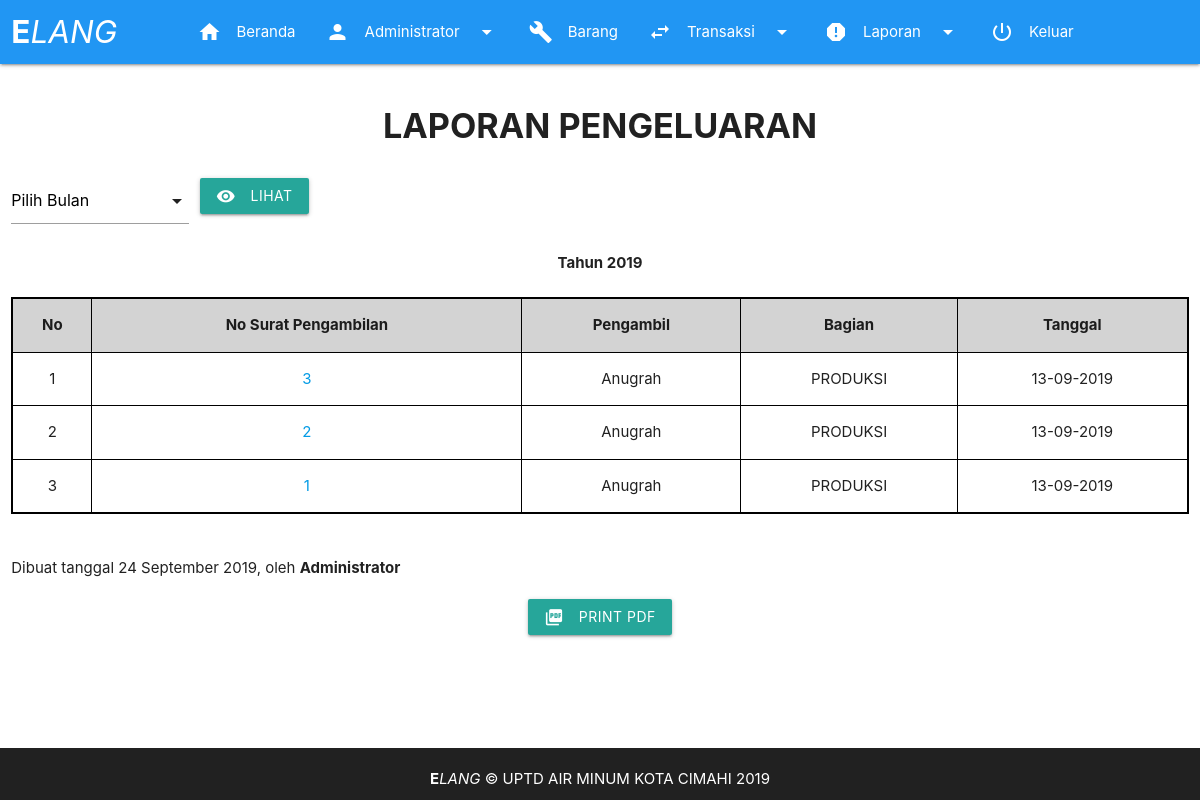
The page /page/laporan_pengeluaran.php (signed in) on the database as committed earlier.
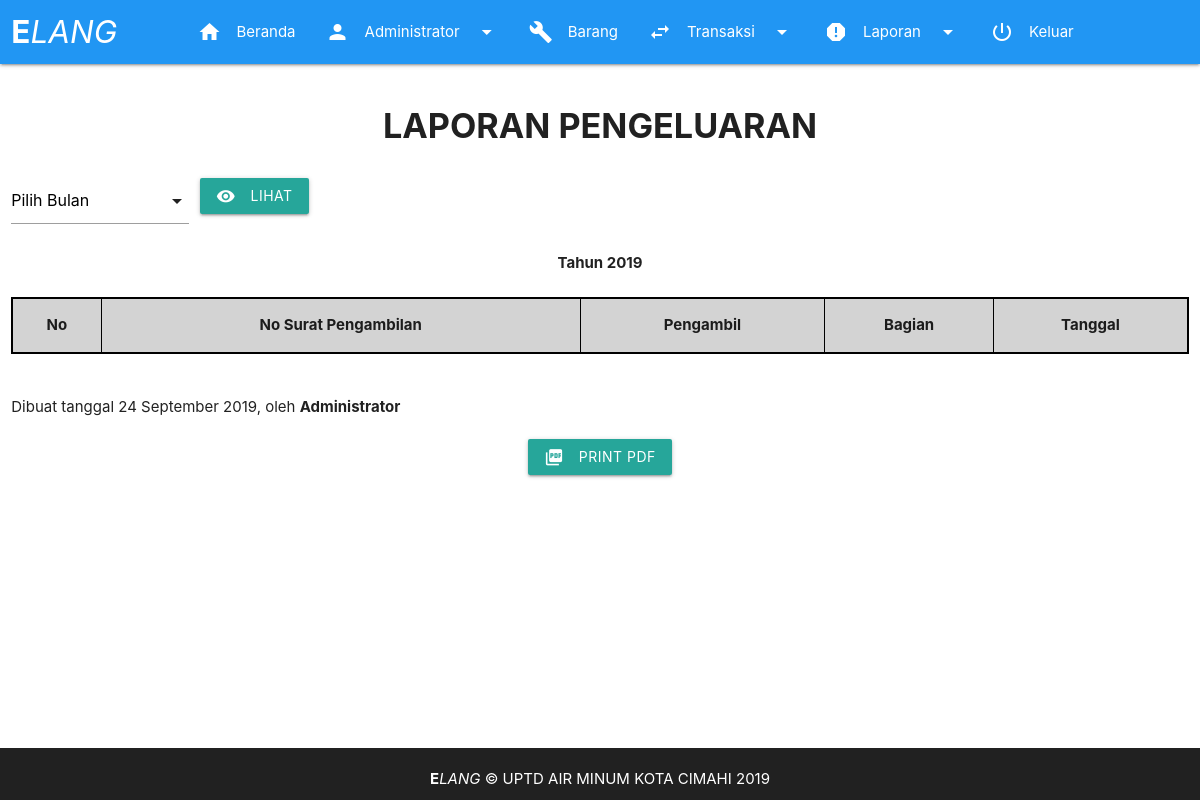
The same page on the database as committed later.
### tables this page shows
CREATE TABLE `pengeluaran` (
  `id` int(11) NOT NULL,
  `keterangan` varchar(255) NOT NULL,
  `tanggal` date NOT NULL,
  `unit` varchar(20) NOT NULL,
  `penerima` varchar(100) NOT NULL,
  `kode_barang` varchar(10) NOT NULL,
  `barang` varchar(255) NOT NULL,
  `jumlah` int(11) NOT NULL,
  `no_surat_pengambilan` varchar(20) NOT NULL,
  `satuan` varchar(10) NOT NULL
);

### fungsi/fungsi.php (called while the page is built, shortened)
<?php
function tampilkan_pengeluaran(){
	global $link;
	$query = "SELECT * FROM pengeluaran GROUP BY no_surat_pengambilan ORDER BY id DESC";
	$result = mysqli_query($link, $query) or die ('gagal menampilkan data transaksi pengeluaran');
	return $result;
}
?>

### page/laporan_pengeluaran.php (the view, shortened to what this page needs)
<!DOCTYPE html>
  <html>
    <head>
      <?php require_once "../aset/view/headcontent.php"; ?>
    </head>
    <body>
      <?php
      require_once "../aset/view/header.php";
      require_once "../fungsi/db.php";
      require_once "../fungsi/fungsi.php";
      $pengeluaran = tampilkan_pengeluaran();
      $nourut = 1;
      $namabulan = 'Tahun ' . date('Y');
      if(isset($_GET['bulan'])){
        $bulan = $_GET['bulan'];
        $pengeluaran = pengeluaran_per_bulan($_GET['bulan']);
        if($bulan === '01'){
          $namabulan = 'Bulan Januari';
        }elseif($bulan === '02'){
          $namabulan = 'Bulan Februari';
        }elseif($bulan === '03'){
          $namabulan = 'Bulan Maret';
        }elseif($bulan === '04'){
          $namabulan = 'Bulan April';
        }elseif($bulan === '05'){
          $namabulan = 'Bulan Mei';
        }elseif($bulan === '06'){
          $namabulan = 'Bulan Juni';
        }elseif($bulan === '07'){
          $namabulan = 'Bulan Juli';
        }elseif($bulan === '08'){
          $namabulan = 'Bulan Agustus';
        }elseif($bulan === '09'){
          $namabulan = 'Bulan September';
        }elseif($bulan === '10'){
          $namabulan = 'Bulan Oktober';
        }elseif($bulan === '11'){
          $namabulan = 'Bulan November';
        }elseif($bulan === '12'){
          $namabulan = 'Bulan Desember';
        }else{
          $namabulan = 'Tahun ' . date('Y');
        }
      } else {
        $pengeluaran = tampilkan_pengeluaran();
      }
      ?>
      <main>
        <div class="row">
          <div class="col s12">
            <h4><div class="center"><b>LAPORAN PENGELUARAN</b></div></h4>
          </div>
        </div>
        <form action="" method="get">
          <div class="row">
            <div class="col s2">
            </div>
            <div>
              <button class="btn waves-effect waves-light" type="submit" name="submit">Lihat
                <i class="material-icons left">remove_red_eye</i>
              </button>
            </div>
          </div>
        </form>
        <div id="cetakLaporan">
          <div class="row">
            <div class="col s12 center">
            <?='<b>' . $namabulan . '</b><br><br>';?>
              <table class="highlight responsive-table centered opname">
                <thead>
                  <tr>
                      <th>No</th>
                      <th>No Surat Pengambilan</th>
                      <th>Pengambil</th>
                      <th>Bagian</th>
                      <th>Tanggal</th>
                  </tr>
                </thead>
                <tbody>
                  <?php while($row = mysqli_fetch_assoc($pengeluaran)):?>
                  <tr>
                    <td><?=$nourut++;?></td>
                    <td><a href="detail_pengeluaran.php?surat=<?=$row['no_surat_pengambilan'];?>"><?=$row['no_surat_pengambilan'];?></a></td>
                    <td><?=$row['penerima'];?></td>
                    <td><?=$row['unit'];?></td>
                    <td><?= date('d-m-Y', strtotime($row['tanggal']));?></td>
                  </tr>
                  <?php endwhile; ?>
                </tbody>
              </table>
            </div>
          </div>
          <div class="row">
            <div class="col s12">
              <br>
              Dibuat tanggal <?=date('j F Y');?>, oleh <b><?=$_SESSION['username'];?></b>
            </div>
          </div>
        </div>
        <div class="row">
          <div class="center">
            <div class="col s12">
              <button class="btn waves-effect waves-light" onclick="printContent('cetakLaporan')">Print PDF
                <i class="material-icons left">picture_as_pdf</i>
              </button>
            </div>
          </div>
        </div>
      </main>
      <?php
      require_once "../aset/view/footer.php";
      ?>
    </body>
  </html>

Rows that differ between the two databases and show on the page:
removed pengeluaran: no_surat_pengambilan "3", penerima "Anugrah", unit "PRODUKSI", tanggal "13-09-2019"
removed pengeluaran: no_surat_pengambilan "2", penerima "Anugrah", unit "PRODUKSI", tanggal "13-09-2019"
removed pengeluaran: no_surat_pengambilan "1", penerima "Anugrah", unit "PRODUKSI", tanggal "13-09-2019"
